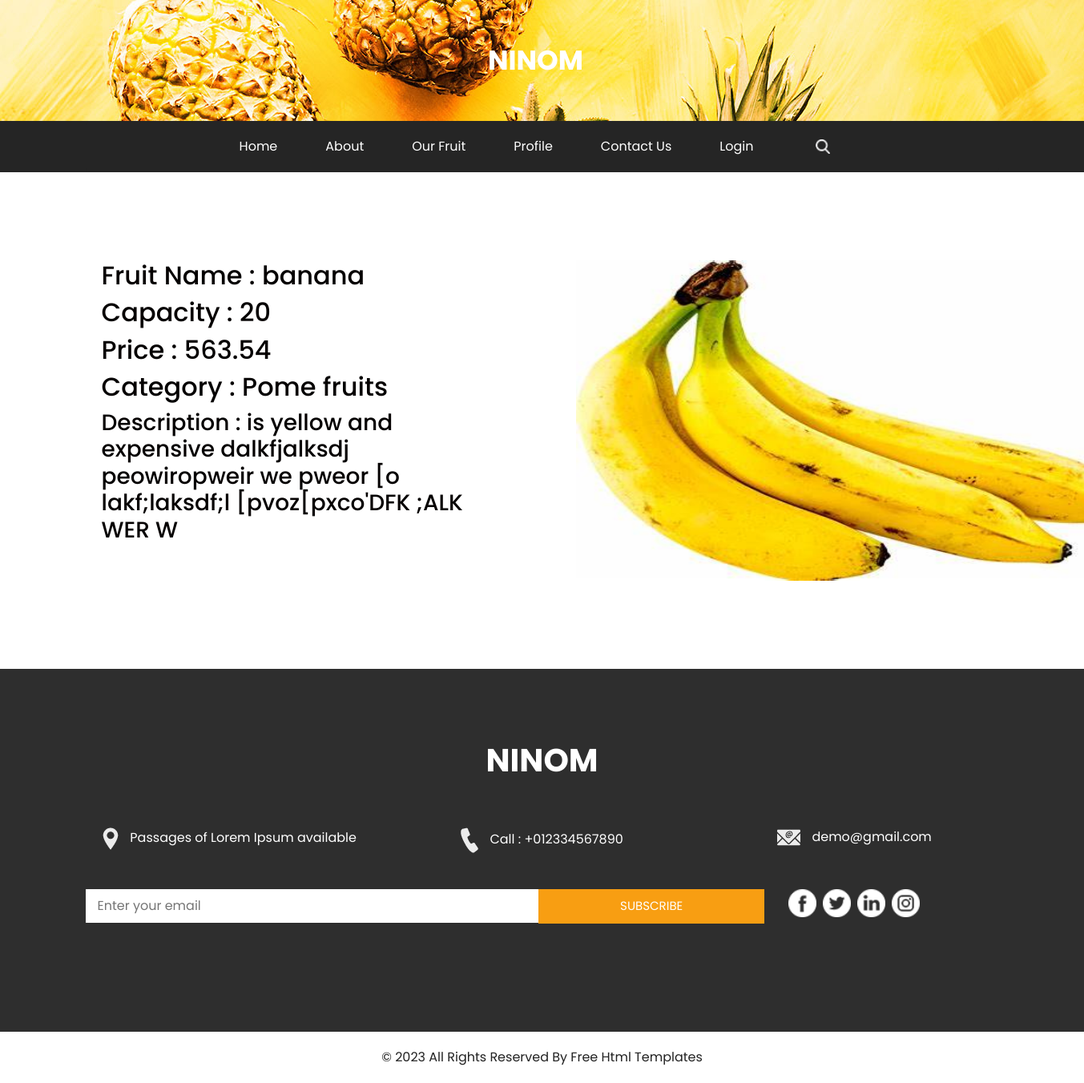
The app's page /fruit_detail/1/ with its own data.
### fruit/models.py (models this page shows, shortened)
class Fruit(models.Model):
    categories = (
        ("Pome fruits", "Pome fruits"),
        ("Stone fruits", "Stone fruits"),
        ("Multiple ftuits", "Multiple ftuits"),
        ("Nuts ", "Nuts "),
        ("Small fruits","Small fruits"),
        )
    name = models.CharField(max_length=100)
    description = models.TextField()
    category = models.CharField(max_length=15,choices=categories,default="Pome fruits")
    price = models.DecimalField(max_digits=5, decimal_places=2)
    image = models.ImageField(upload_to='fruits/')
    available = models.BooleanField(default=False)
    Capacity = models.IntegerField()
    created_time= models.DateTimeField(auto_now_add=True)

### fruit/views.py (the view)
# urls.py: path('fruit_detail/<int:num>/' , views.f_detail,name="dtail")
def f_detail(request,num) :
    forot = Fruit.objects.get(pk=num)
    return render(request,"fruit/fruit_detail.html",{"fruit":forot})

### templates/fruit/fruit_detail.html (shortened to what this page needs)
<!DOCTYPE html>
<html>
  {% load static %}
<head>
  <link rel="stylesheet" type="text/css" href="https://cdnjs.cloudflare.com/ajax/libs/OwlCarousel2/2.1.3/assets/owl.carousel.min.css" />
  <link rel="stylesheet" type="text/css" href="{% static 'css/bootstrap.css' %}" />
  <link href="{% static 'css/style.css' %}" rel="stylesheet" />
  <link href="{% static 'css/responsive.css' %}" rel="stylesheet" />
</head>
<body class="sub_page">
  <div class="hero_area">
    <div class="brand_box">
      <a class="navbar-brand" href="index.html">
        <span>
          Ninom
        </span>
      </a>
    </div>
  </div>
  <section class="nav_section">
    <div class="container">
      <div class="custom_nav2">
        <nav class="navbar navbar-expand custom_nav-container ">
          <div class="collapse navbar-collapse" id="navbarSupportedContent">
            <div class="d-flex  flex-column flex-lg-row align-items-center">
              <ul class="navbar-nav  ">
                <li class="nav-item active">
                  <a class="nav-link" href="{% url 'home:home' %}">Home <span class="sr-only">(current)</span></a>
                </li>
                <li class="nav-item">
                  <a class="nav-link" href="{% url 'home:about' %}">About </a>
                </li>
                <li class="nav-item">
                  <a class="nav-link" href="{% url 'fruit:good-fruit' %}">Our Fruit </a>
                </li>
                <li class="nav-item">
                  <a class="nav-link" href="{% url 'account:profile' %}">Profile</a>
                </li>
                <li class="nav-item">
                  <a class="nav-link" href="{% url 'home:contact' %}">Contact Us</a>
                </li>
                <li class="nav-item">
                  {%if user.is_authenticated%}
                      <a class="nav-link" href="{% url 'account:logout' %}">Logout</a>
                  {% else %}
                      <a class="nav-link" href="{% url 'account:loginn' %}">Login</a>
                  {% endif %}
                </li>
              </ul>
              <form class="form-inline my-2 my-lg-0 ml-0 ml-lg-4 mb-3 mb-lg-0">
                <button class="btn  my-2 my-sm-0 nav_search-btn" type="submit"></button>
              </form>
            </div>
          </div>
        </nav>
      </div>
    </div>
  </section>
  <section class="fruit_section layout_padding">
    <div class="container"
          style="width: 100%;
          display: flex;
          justify-content: space-between;
          ">
      <div class="left-div">
        <h2>Fruit Name : {{ fruit.name }}</h2>
        <h2>Capacity : {{ fruit.Capacity }}</h2>
        <h2>Price : {{ fruit.price }}</h2>
        <h2>Category : {{ fruit.category }}</h2>
        <h3>Description : {{ fruit.description }}</h3>
      </div>
      <div class="right-div">
        <img style="width: 700px; height: 400px;" src="{{ fruit.image.url }}" alt="">
      </div>
    </div>
  </body>
  <section class="info_section layout_padding">
    <div class="container">
      <div class="info_logo">
        <h2>
          NiNom
        </h2>
      </div>
      <div class="info_contact">
        <div class="row">
          <div class="col-md-4">
            <a href="">
              <img src="{% static 'images/location.png' %}" alt="">
              <span>
                Passages of Lorem Ipsum available
              </span>
            </a>
          </div>
          <div class="col-md-4">
            <a href="">
              <img src="{% static 'images/call.png' %}" alt="">
              <span>
                Call : +012334567890
              </span>
            </a>
          </div>
          <div class="col-md-4">
            <a href="">
              <img src="{% static 'images/mail.png' %}" alt="">
              <span>
                demo@gmail.com
              </span>
            </a>
          </div>
        </div>
      </div>
      <div class="row">
        <div class="col-md-8 col-lg-9">
          <div class="info_form">
            <form action="">
              <input type="text" placeholder="Enter your email">
              <button>
                subscribe
              </button>
            </form>
          </div>
        </div>
        <div class="col-md-4 col-lg-3">
          <div class="info_social">
            <div>
              <a href="">
                <img src="{% static 'images/facebook-logo-button.png' %}" alt="">
              </a>
            </div>
            <div>
              <a href="">
                <img src="{% static 'images/twitter-logo-button.png' %}" alt="">
              </a>
            </div>
            <div>
              <a href="">
                <img src="{% static 'images/linkedin.png' %}" alt="">
              </a>
            </div>
            <div>
              <a href="">
                <img src="{% static 'images/instagram.png' %}" alt="">
              </a>
            </div>
          </div>
        </div>
      </div>
    </div>
  </section>
  <section class="container-fluid footer_section">
    <p>
      &copy; <span id="displayYear"></span> All Rights Reserved By
      <a href="https://html.design/">Free Html Templates</a>
    </p>
  </section>
</body>
</html>

### asset/css/style.css (style rules this page uses)
body { font-family: "Poppins", sans-serif; color: #040000; background-color: #ffffff; }
.layout_padding { padding: 90px 0; }
.sub_page .brand_box { position: relative; background-image: url(../images/slider-img.jpg); padding: 45px 0; }
.sub_page .nav_section { margin-top: 0; background-color: #252525; }
.brand_box { position: absolute; top: 0; left: 0; z-index: 9; width: 100%; display: -webkit-box; display: -ms-flexbox; display: flex; -webkit-box-pack: center; -ms-flex-pack: center; justify-content: center; }
.brand_box .navbar-brand span { font-size: 34px; font-weight: bold; color: #ffffff; text-transform: uppercase; }
a, a:hover, a:focus { text-decoration: none; }
.btn, .btn:focus { outline: none !important; -webkit-box-shadow: none; box-shadow: none; }
.custom_nav-container { z-index: 99999; padding: 15px 0; }
.custom_nav-container .nav_search-btn { margin: auto; }
.nav_section { margin-top: -32px; }
.nav_section .custom_nav2 .custom_nav-container { padding: 10px 0; background-color: #252525; border-radius: 5px; }
.nav_section .custom_nav2 .custom_nav-container .navbar-nav .nav-item .nav-link { padding: 10px 30px; color: #ffffff; text-align: center; position: relative; }
.nav_section .custom_nav2 #navbarSupportedContent { -webkit-box-pack: center; -ms-flex-pack: center; justify-content: center; }
.nav_section .custom_nav-container .nav_search-btn { background-image: url(../images/search-icon.png); background-size: 18px; background-repeat: no-repeat; width: 35px; height: 35px; padding: 0; border: none; margin: 0 40px 0 15px; background-position: center; }
.info_section { background-color: #2e2e2e; color: #ffffff; }
.info_section .info_logo h2 { font-size: 2.5rem; text-align: center; text-transform: uppercase; font-weight: bold; }
.info_section .info_contact { margin-top: 60px; margin-bottom: 45px; }
.info_section .info_contact .col-md-4 { display: -webkit-box; display: -ms-flexbox; display: flex; -webkit-box-pack: center; -ms-flex-pack: center; justify-content: center; }
.info_section .info_contact a { color: #ffffff; }
.info_section .info_contact img { max-width: 100%; margin-right: 10px; }
.info_section .info_form { margin: 0 auto; margin-bottom: 45px; }
.info_section .info_form form { display: -webkit-box; display: -ms-flexbox; display: flex; -webkit-box-align: center; -ms-flex-align: center; align-items: center; }
.info_section .info_form form input { background-color: #ffffff; border: none; -webkit-box-flex: 2.5; -ms-flex: 2.5; flex: 2.5; outline: none; color: #000000; min-height: 42.4px; padding-left: 15px; }
.info_section .info_form form input ::placeholder { color: #ffffff; opacity: 0.2; }
.info_section .info_form form button { -webkit-box-flex: 1; -ms-flex: 1; flex: 1; display: inline-block; padding: 9px 30px; background-color: #f89e12; border: 1px solid #f89e12; color: #ffffff; font-size: 15px; text-transform: uppercase; }
.info_section .info_social { display: -webkit-box; display: -ms-flexbox; display: flex; }
.info_section .info_social img { width: 35px; margin-right: 8px; }
.footer_section { background-color: #ffffff; padding: 20px 15px; }
.footer_section p { margin: 0; text-align: center; color: #222222; }
.footer_section a { color: #222222; }

### asset/css/responsive.css (style rules this page uses)
@media (min-width: 1200px) { .container { max-width: 1170px; } }

### templates/fruit/fruit_detail.html (style rules this page uses)
.left-div, .right-div { width: 48%; padding: 20px; box-sizing: border-box; }
.left-div { text-align: left; border-radius: 10%; }
.right-div { border-radius: 10%; }

### records on screen
Fruit: name "banana", Capacity "20", price "563.54", category "Pome fruits", description "is yellow and expensive dalkfjalksdj peowiropweir we pweor [o lakf;laksdf;l [pvoz[pxco'DFK ;ALK WER W", image (picture)
